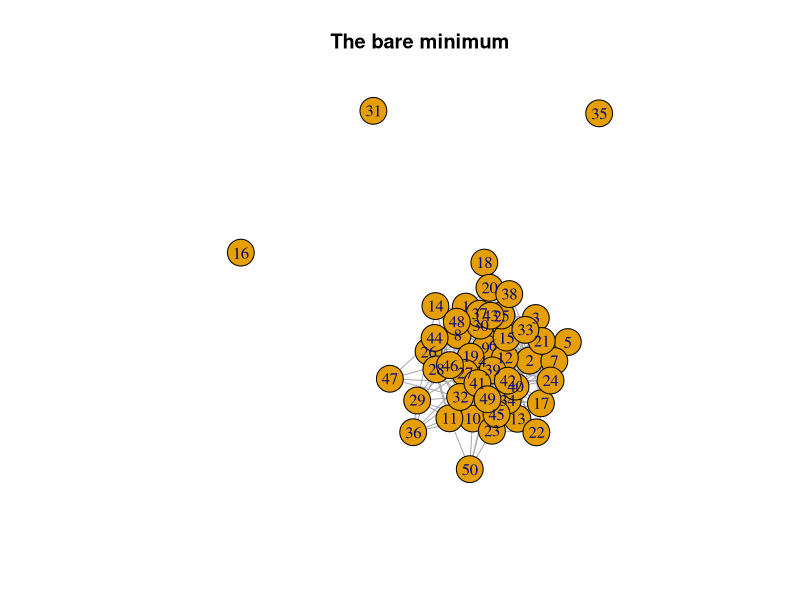
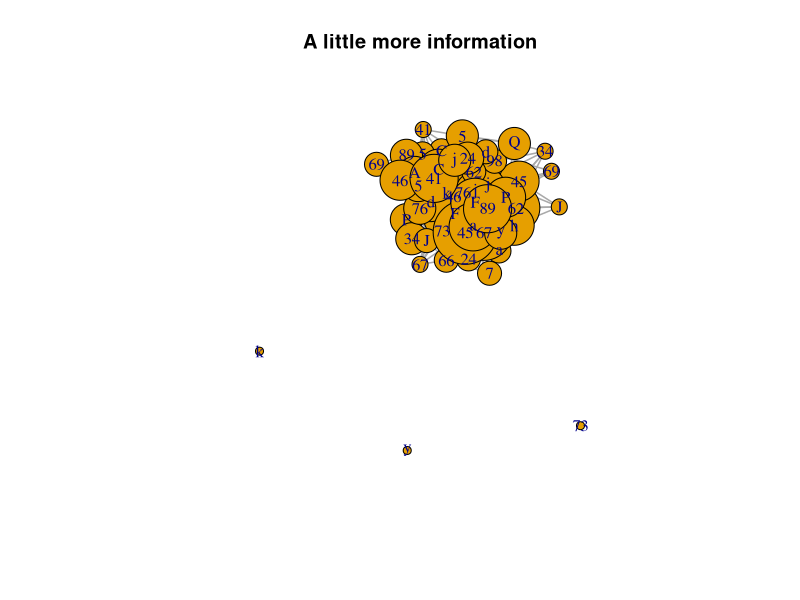
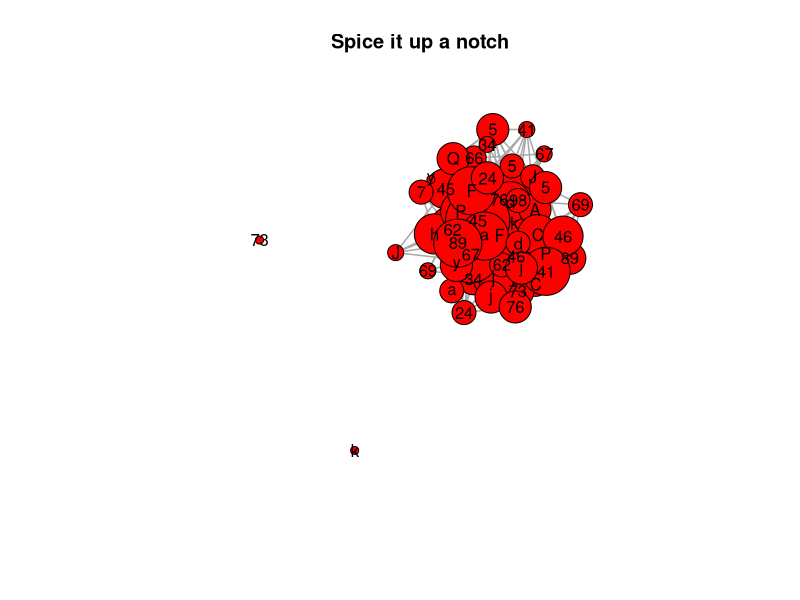

Reproduce these figures in R, in order.
install.packages("igraph")
require(igraph)
setwd("~/Desktop/")

# Generate example data
M <- matrix(sample(0:1, 1450, replace=TRUE, prob=c(0.9,0.1)), nc=29)

# Transform matrices
adj=M%*%t(M)

# Make a simple plot
g<-graph.adjacency(adj,mode="undirected", weighted=TRUE,diag=FALSE)

summary(g)

plot(g, main="The bare minimum")

# Add more information
name<-sample(c(LETTERS, letters, 1:99), 29, replace=TRUE)

number<-diag(adj)*5+5

width<-(E(g)$weight/2)+1

plot(g, main="A little more information", vertex.size=number,vertex.label=name,edge.width=width)

# Adjust some plotting parameters
plot(g, main="Spice it up a notch", vertex.size=number, vertex.label=name, edge.width=width, layout=layout.lgl, vertex.color="red", edge.color="darkgrey", vertex.label.family ="sans", vertex.label.color="black")

